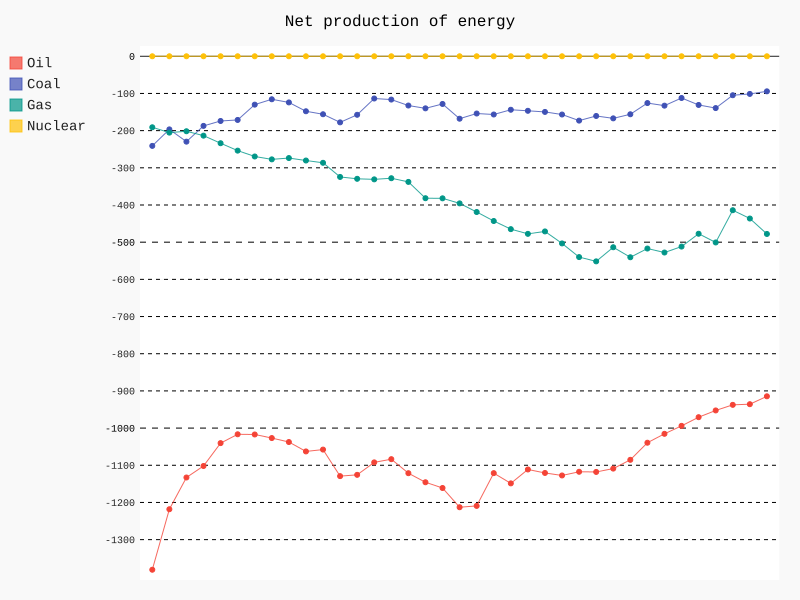

Recreate this plot in Python.
import csv
import pygal
from datetime import datetime

FILENAME_PRODUCTION = "/home/sch-bm/Documents/repositories/python_support/Exercices/Primary Energy Production by source - France, 1900-2016 (in TWh).csv"

FILENAME_CONSUMPTION = "/home/sch-bm/Documents/repositories/python_support/Exercices/Primary Energy Consumption by source - France, 1980-2016 (in TWh).csv"

COLUMNS = ["Oil","Coal","Gas","Nuclear"]

def to_number(datum: str) -> float:
    return float(datum.replace(",", ".").strip() if datum else 0)

with open(FILENAME_PRODUCTION, encoding="utf-8-sig") as f:
    dialect = csv.Sniffer().sniff(f.read())
    f.seek(0)
    reader = csv.DictReader(f, dialect=dialect)
    raw_data = [
        {
            f"{k}_production" if k else "Year": to_number(v) if k else datetime.fromisoformat(v).year 
            for k, v in line.items()
        }
        for line in reader
        if datetime.fromisoformat(line[""]).year  >= 1980
    ]

with open(FILENAME_CONSUMPTION, encoding="utf-8-sig") as f:
    dialect = csv.Sniffer().sniff(f.read())
    f.seek(0)
    reader = csv.DictReader(f, dialect=dialect)
    for index, line in enumerate(reader):
        raw_data[index] |= {
            f"{k}_consumption": to_number(v)
            for k, v in line.items()
            if k
        }

fieldnames = ["Year"] + [f"{col}_production" for col in COLUMNS] + [f"{col}_consumption" for col in COLUMNS]

with open("france.csv", "w") as f:
    writer = csv.DictWriter(f, dialect=csv.unix_dialect, fieldnames=fieldnames, extrasaction="ignore", restval="")
    writer.writeheader()
    writer.writerows(raw_data)


result = {
    col: [line.get(f"{col}_production", 0.0) - line.get(f"{col}_consumption", 0.0) for line in raw_data]
    for col in COLUMNS
}

graph = pygal.Line()
graph.title = 'Net production of energy'
for key, values in result.items():
    graph.add(key,  values)

graph.render_to_file('france.svg')

print(result)
